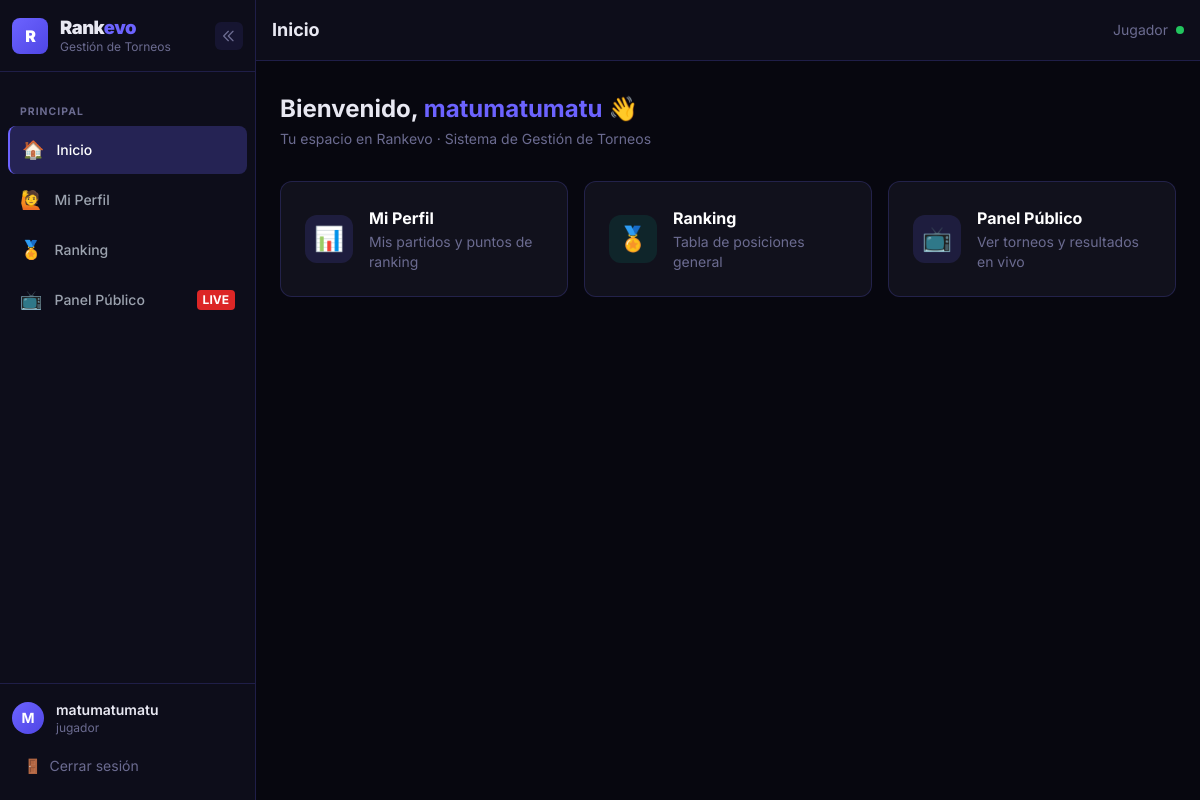
The page /dashboard (signed in) on the database its author committed.
### app/models.py (models this page shows, shortened)
class Usuario(UserMixin, db.Model):
    id = db.Column(db.Integer, primary_key=True)
    username = db.Column(db.String(50), unique=True, nullable=False)
    password = db.Column(db.String(200), nullable=False)
    email = db.Column(db.String(120), unique=True, nullable=True)
    rol = db.Column(db.String(20), default='jugador')
    activo = db.Column(db.Boolean, default=False)
    aprobado = db.Column(db.Boolean, default=False)
    email_verificado = db.Column(db.Boolean, default=False)
    token_verificacion = db.Column(db.String(100), nullable=True)
    jugador_id = db.Column(db.Integer, db.ForeignKey('jugador.id'), nullable=True)
    creado = db.Column(db.DateTime, default=datetime.utcnow)
    jugador = db.relationship('Jugador', backref='usuario', foreign_keys=[jugador_id])

### app/routes.py (the view)
@main.route('/dashboard')
@login_required
def dashboard():
    return render_template('dashboard.html', usuario=current_user)

### app/models.py (called while the page is built)
@login_manager.user_loader
def load_user(user_id):
    return Usuario.query.get(int(user_id))

### app/templates/dashboard.html (shortened to what this page needs)
{% extends "base.html" %}
{% block page_title %}Inicio{% endblock %}
{% block content %}
<div class="mb-8">
    <h2 class="text-2xl font-bold mb-1">
        Bienvenido, <span style="color:#6C63FF;">{{ usuario.username }}</span> 👋
    </h2>
    <p style="color:#6B6B90;" class="text-sm">
        {% if current_user.rol in ('admin','superadmin') %}
            Panel de administración — Rankevo
        {% else %}
            Tu espacio en Rankevo · Sistema de Gestión de Torneos
        {% endif %}
    </p>
</div>
<div class="grid grid-cols-1 md:grid-cols-2 lg:grid-cols-3 gap-4">
    {% if current_user.rol in ('admin', 'superadmin') %}
    <a href="{{ url_for('main.jugadores') }}"
        class="group rounded-xl p-6 flex items-center gap-4 transition-all duration-200 hover:-translate-y-0.5"
        style="background:rgba(19,19,31,0.9);border:1px solid rgba(108,99,255,0.2);">
        <div class="w-12 h-12 rounded-xl flex items-center justify-center flex-shrink-0 text-2xl"
            style="background:rgba(108,99,255,0.15);">👤</div>
        <div>
            <p class="font-bold text-white">Jugadores</p>
            <p class="text-sm mt-0.5" style="color:#6B6B90;">Nómina e importar Excel</p>
        </div>
    </a>
    <a href="{{ url_for('main.torneos') }}"
        class="group rounded-xl p-6 flex items-center gap-4 transition-all duration-200 hover:-translate-y-0.5"
        style="background:rgba(19,19,31,0.9);border:1px solid rgba(108,99,255,0.2);">
        <div class="w-12 h-12 rounded-xl flex items-center justify-center flex-shrink-0 text-2xl"
            style="background:rgba(108,99,255,0.15);">🏆</div>
        <div>
            <p class="font-bold text-white">Torneos</p>
            <p class="text-sm mt-0.5" style="color:#6B6B90;">Crear y gestionar torneos</p>
        </div>
    </a>
    <a href="{{ url_for('main.admin_usuarios') }}"
        class="group rounded-xl p-6 flex items-center gap-4 transition-all duration-200 hover:-translate-y-0.5"
        style="background:rgba(19,19,31,0.9);border:1px solid rgba(108,99,255,0.2);">
        <div class="w-12 h-12 rounded-xl flex items-center justify-center flex-shrink-0 text-2xl"
            style="background:rgba(108,99,255,0.15);">👥</div>
        <div>
            <p class="font-bold text-white">Usuarios</p>
            <p class="text-sm mt-0.5" style="color:#6B6B90;">Gestión de cuentas y roles</p>
        </div>
    </a>
    <a href="{{ url_for('main.ranking') }}" target="_blank"
        class="group rounded-xl p-6 flex items-center gap-4 transition-all duration-200 hover:-translate-y-0.5"
        style="background:rgba(19,19,31,0.9);border:1px solid rgba(108,99,255,0.2);">
        <div class="w-12 h-12 rounded-xl flex items-center justify-center flex-shrink-0 text-2xl"
            style="background:rgba(0,212,170,0.1);">🏅</div>
        <div>
            <p class="font-bold text-white">Ranking</p>
            <p class="text-sm mt-0.5" style="color:#6B6B90;">Tabla de posiciones general</p>
        </div>
    </a>
    <a href="{{ url_for('main.panel_publico') }}" target="_blank"
        class="group rounded-xl p-6 flex items-center gap-4 transition-all duration-200 hover:-translate-y-0.5"
        style="background:rgba(19,19,31,0.9);border:1px solid rgba(239,68,68,0.2);">
        <div class="w-12 h-12 rounded-xl flex items-center justify-center flex-shrink-0 text-2xl"
            style="background:rgba(239,68,68,0.1);">⚡</div>
        <div>
            <p class="font-bold text-white flex items-center gap-2">
                Arbitraje en Vivo
                <span class="text-xs bg-red-600 text-white px-1.5 py-0.5 rounded font-bold animate-pulse">LIVE</span>
            </p>
            <p class="text-sm mt-0.5" style="color:#6B6B90;">Panel de marcador en tiempo real</p>
        </div>
    </a>
    {% if current_user.rol == 'superadmin' %}
    <a href="{{ url_for('main.superadmin_crear_usuario') }}"
        class="group rounded-xl p-6 flex items-center gap-4 transition-all duration-200 hover:-translate-y-0.5"
        style="background:rgba(19,19,31,0.9);border:1px solid rgba(234,179,8,0.2);">
        <div class="w-12 h-12 rounded-xl flex items-center justify-center flex-shrink-0 text-2xl"
            style="background:rgba(234,179,8,0.1);">⚙️</div>
        <div>
            <p class="font-bold text-white">Superadmin</p>
            <p class="text-sm mt-0.5" style="color:#6B6B90;">Control total del sistema</p>
        </div>
    </a>
    {% endif %}
    {% elif current_user.rol == 'jugador' %}
    {% if current_user.jugador_id %}
    <a href="{{ url_for('main.mi_perfil') }}"
        class="group rounded-xl p-6 flex items-center gap-4 transition-all duration-200 hover:-translate-y-0.5"
        style="background:rgba(19,19,31,0.9);border:1px solid rgba(108,99,255,0.2);">
        <div class="w-12 h-12 rounded-xl flex items-center justify-center flex-shrink-0 text-2xl"
            style="background:rgba(108,99,255,0.15);">📊</div>
        <div>
            <p class="font-bold text-white">Mi Perfil</p>
            <p class="text-sm mt-0.5" style="color:#6B6B90;">Mis partidos y puntos de ranking</p>
        </div>
    </a>
    {% endif %}
    <a href="{{ url_for('main.ranking') }}" target="_blank"
        class="group rounded-xl p-6 flex items-center gap-4 transition-all duration-200 hover:-translate-y-0.5"
        style="background:rgba(19,19,31,0.9);border:1px solid rgba(108,99,255,0.2);">
        <div class="w-12 h-12 rounded-xl flex items-center justify-center flex-shrink-0 text-2xl"
            style="background:rgba(0,212,170,0.1);">🏅</div>
        <div>
            <p class="font-bold text-white">Ranking</p>
            <p class="text-sm mt-0.5" style="color:#6B6B90;">Tabla de posiciones general</p>
        </div>
    </a>
    <a href="{{ url_for('main.panel_publico') }}" target="_blank"
        class="group rounded-xl p-6 flex items-center gap-4 transition-all duration-200 hover:-translate-y-0.5"
        style="background:rgba(19,19,31,0.9);border:1px solid rgba(108,99,255,0.2);">
        <div class="w-12 h-12 rounded-xl flex items-center justify-center flex-shrink-0 text-2xl"
            style="background:rgba(108,99,255,0.15);">📺</div>
        <div>
            <p class="font-bold text-white">Panel Público</p>
            <p class="text-sm mt-0.5" style="color:#6B6B90;">Ver torneos y resultados en vivo</p>
        </div>
    </a>
    {% endif %}
</div>
{% endblock %}

### app/templates/base.html (shortened to what this page needs)
<!DOCTYPE html>
<html lang="es">
<head>
    <script src="https://cdn.tailwindcss.com"></script>
</head>
<body class="min-h-screen flex">
<aside id="sidebar" class="min-h-screen flex flex-col fixed left-0 top-0 z-50 overflow-hidden">
<div class="px-3 py-4" style="border-bottom:1px solid var(--border);">
    <div class="logo-wrapper flex items-center gap-3">
        <div class="logo-icon w-9 h-9 rounded-lg flex items-center justify-center flex-shrink-0 font-black text-base"
            style="background:linear-gradient(135deg,#6C63FF,#4F46E5);color:#fff;letter-spacing:-1px;">R</div>
        <div class="logo-text flex-1 min-w-0">
            <p class="font-black leading-tight" style="color:var(--text);font-size:1.15rem;letter-spacing:-0.5px;">
                Rank<span style="color:var(--primary);">evo</span>
            </p>
            <p class="text-xs" style="color:var(--muted);">Gestión de Torneos</p>
        </div>
        <button id="toggle-btn" onclick="toggleSidebar()"
            class="hidden md:flex w-7 h-7 rounded-md items-center justify-center flex-shrink-0 transition"
            style="background:rgba(108,99,255,0.1);color:var(--muted);">
            <svg id="toggle-icon" xmlns="http://www.w3.org/2000/svg" class="w-4 h-4" fill="none" viewBox="0 0 24 24" stroke="currentColor">
                <path stroke-linecap="round" stroke-linejoin="round" stroke-width="2" d="M11 19l-7-7 7-7M18 19l-7-7 7-7"/>
            </svg>
        </button>
    </div>
</div>
    <nav class="flex-1 px-2 py-4 overflow-y-auto overflow-x-hidden space-y-0.5">
        <p class="sidebar-section-label section-label">Principal</p>
        <a href="{{ url_for('main.dashboard') }}" data-tooltip="Inicio"
            class="nav-link flex items-center gap-3 px-3 py-2.5 rounded-lg text-sm font-medium
            {% if request.endpoint == 'main.dashboard' %}nav-active{% else %}text-gray-400{% endif %}">
            <span class="text-lg flex-shrink-0">🏠</span>
            <span class="sidebar-label">Inicio</span>
        </a>
        {% if current_user.is_authenticated and current_user.jugador_id %}
        <a href="{{ url_for('main.mi_perfil') }}" data-tooltip="Mi Perfil"
            class="nav-link flex items-center gap-3 px-3 py-2.5 rounded-lg text-sm font-medium
            {% if request.endpoint == 'main.mi_perfil' %}nav-active{% else %}text-gray-400{% endif %}">
            <span class="text-lg flex-shrink-0">🙋</span>
            <span class="sidebar-label">Mi Perfil</span>
        </a>
        {% endif %}
        <a href="{{ url_for('main.ranking') }}" target="_blank" data-tooltip="Ranking"
            class="nav-link flex items-center gap-3 px-3 py-2.5 rounded-lg text-sm font-medium
            {% if request.endpoint == 'main.ranking' %}nav-active{% else %}text-gray-400{% endif %}">
            <span class="text-lg flex-shrink-0">🏅</span>
            <span class="sidebar-label">Ranking</span>
        </a>
        <a href="{{ url_for('main.panel_publico') }}" target="_blank" data-tooltip="Panel Público"
            class="nav-link flex items-center gap-3 px-3 py-2.5 rounded-lg text-sm font-medium text-gray-400">
            <span class="text-lg flex-shrink-0">📺</span>
            <span class="sidebar-label">Panel Público</span>
            <span class="live-badge ml-auto text-xs bg-red-600 text-white px-1.5 py-0.5 rounded font-bold animate-pulse">LIVE</span>
        </a>
    </nav>
    <div class="px-3 py-4" style="border-top:1px solid var(--border);">
        {% if current_user.is_authenticated %}
        <div class="user-wrapper flex items-center gap-3 mb-3">
            <div class="user-avatar w-8 h-8 rounded-full flex items-center justify-center text-sm font-bold flex-shrink-0"
                style="background:linear-gradient(135deg,#6C63FF,#4F46E5);color:#fff;">
                {{ current_user.username[0].upper() }}
            </div>
            <div class="user-info flex-1 min-w-0">
                <p class="text-sm font-semibold truncate" style="color:var(--text);">{{ current_user.username }}</p>
                <p class="text-xs" style="color:var(--muted);">{{ current_user.rol }}</p>
            </div>
        </div>
        <a href="{{ url_for('auth.logout') }}"
            class="logout-btn w-full flex items-center gap-2 px-3 py-2 rounded-lg text-sm transition"
            style="color:var(--muted);"
            onmouseover="this.style.background='rgba(108,99,255,0.1)';this.style.color='#fff';"
            onmouseout="this.style.background='';this.style.color='var(--muted)';">
            <span>🚪</span>
            <span class="logout-label">Cerrar sesión</span>
        </a>
        {% endif %}
    </div>
</aside>
<main id="main-content" class="flex-1 flex flex-col min-h-screen">
    <div class="topbar px-4 py-4 flex items-center justify-between sticky top-0 z-30">
        <div class="flex items-center gap-3">
            <h1 class="text-lg font-bold" style="color:var(--text);">{% block page_title %}{% endblock %}</h1>
        </div>
        <div class="flex items-center gap-2 text-sm" style="color:var(--muted);">
            {% if current_user.is_authenticated %}
            <span class="hidden sm:inline">{{ current_user.rol | capitalize }}</span>
            <span class="w-2 h-2 bg-green-500 rounded-full"></span>
            {% endif %}
        </div>
    </div>
    <div class="px-4 md:px-6 pt-4">
    </div>
    <div class="flex-1 px-4 md:px-6 py-4">
        {% block content %}{% endblock %}
    </div>
</main>
</body>
</html>

### app/templates/base.html (style rules this page uses)
*, *::before, *::after { box-sizing: border-box; }
:root { --primary: #6C63FF; --accent: #00D4AA; --dark: #07070F; --card: rgba(19,19,31,0.9); --text: #E8E8F2; --muted: #6B6B90; --border: rgba(108,99,255,0.2); }
body { background: var(--dark); color: var(--text); font-family: 'Inter', sans-serif; }
.nav-link { transition: all .2s; }
.nav-active { background: rgba(108,99,255,0.25) !important; color: #fff !important; border-left: 2px solid var(--primary); }
#sidebar { transition: width .25s ease, transform .25s ease; width: 256px; background: #0d0d1a; border-right: 1px solid var(--border); }
#main-content { transition: margin-left .25s ease; margin-left: 256px; }
#toggle-btn { transition: transform .25s ease; }
.section-label { font-size: 0.65rem; font-weight: 700; letter-spacing: 0.1em; text-transform: uppercase; color: var(--muted); padding: 0 12px; margin-top: 16px; margin-bottom: 6px; }
.topbar { background: #0d0d1a; border-bottom: 1px solid var(--border); }

### rows shown on the page
Usuario: username "M", username "matumatumatu", rol "jugador", rol "Jugador"
